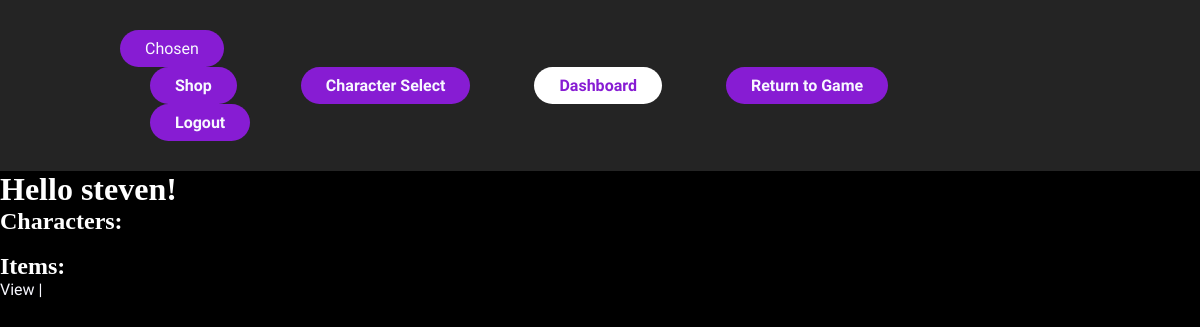
/dashboard (signed in), run on an earlier commit of the app's database.
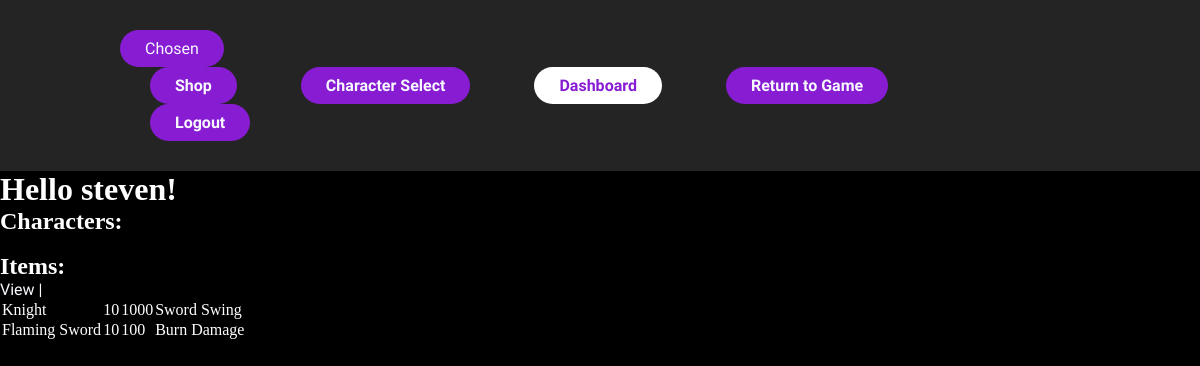
And on a later commit of the database.
### main/models.py (models this page shows)
class User(models.Model):
    first_name = models.CharField(max_length=20)
    last_name = models.CharField(max_length=20)
    email = models.EmailField(max_length=20)
    password = models.CharField(max_length=20)
    confirm_password = models.CharField(max_length=20)
    chosen_one = models.BooleanField(default=False)
    created_at = models.DateTimeField(auto_now_add=True)
    updated_at = models.DateTimeField(auto_now=True)
    objects = UserManager()

class Character(models.Model):
    name = models.CharField(max_length=20)
    attack = models.IntegerField()
    health = models.IntegerField()
    ability = models.CharField(max_length=20)
    user = models.OneToOneField(User, related_name="characters", on_delete=models.CASCADE)
    created_at = models.DateTimeField(auto_now_add=True)
    updated_at = models.DateTimeField(auto_now=True)

class Item(models.Model):
    item_name = models.CharField(max_length=20)
    attack = models.IntegerField()
    health = models.IntegerField()
    special_ability = models.CharField(max_length=255)
    character = models.ForeignKey(Character, related_name="item", on_delete = models.CASCADE)
    created_at = models.DateTimeField(auto_now_add=True)
    updated_at = models.DateTimeField(auto_now=True)

### main/views.py (the view)
# urls.py: path('dashboard', views.dashboard),
def dashboard(request):
    if 'user_id' not in request.session:
        return redirect('/')
    context = {
        "user": User.objects.get(id=request.session['user_id']),
        "all_characters": Character.objects.all(),
        "all_items": Item.objects.all(),
    }
    return render(request, 'dashboard.html', context)

### main/templates/dashboard.html (shortened to what this page needs)
<!DOCTYPE html>
<html lang="en">
<head>
    {% load static %}
    <link type="text/css" rel="stylesheet" href="{% static 'css/stats.css' %}">
</head>
<body style="background-color:black">
    <header>
        <nav>
            <button><a href="/chosen">Chosen</a></button>
            <ul class="nav_links">
                <li>
                    <a class="cta" href="/shop"><button>Shop</button></a>
                </li>
                <li>
                    <a class="cta" href="/character"><button>Character Select</button></a>
                </li>
                <li>
                    <a class="cta" href="/dashboard"><button class="select">Dashboard</button></a>
                </li>
                <li>
                    <a class="cta" href="/game"><button>Return to Game</button></a>
                </li>
                <li>
                    <a class="cta" href="/logout"><button>Logout</button></a>
                </li>
            </ul>
        </nav>
    </header>
    <h1>Hello {{user.first_name}}!</h1>
    <table>
        <tr>
            <h2>Characters:</h2>
            {% for character in all_characters %}
                <td>{{character.name}}</td>
                <td>{{character.attack}}</td>
                <td>{{character.health}}</td>
                <td>{{character.ability}}</td>
            {% endfor %}
        </tr><br>
        <tr>
            <h2>Items:</h2>
            {% for item in all_items %}
                <td>{{item.item_name}}</td>
                <td>{{item.attack}}</td>
                <td>{{item.health}}</td>
                <td>{{item.special_ability}}</td>
            {% endfor %}
        </tr>
        <a href="/character/{{character.id}}">View |</a>
</table>
</body>
</html>

### main/static/css/stats.css (style rules this page uses)
* { box-sizing: border-box; margin: 0; padding: 0; }
li, a, button { font-family: 'Raleway', sans-serif; font-weight: 500; font-size: 16px; color: ghostwhite; text-decoration: none; }
header { background-color: #242424; display: flex; justify-content: space-evenly; align-items: center; padding: 30px 10%; }
body { color: white; }
.nav_links { list-style: none; }
.nav_links li { text-align: center; display: inline-block; padding: 0px 30px; }
.nav_links li a { transition: all 0.3s ease 0s; }
button { padding: 9px 25px; background-color: rgb(135, 28, 211, 1); font-weight: 600; border: none; border-radius: 50px; cursor: pointer; transition: all 0.3s ease 0s; }
.select { background-color: white; color: rgb(135, 28, 211, 1); transition: all 0.3s ease 0s; }

What changed in the data, as far as the page shows it:
added Character: name "Knight", attack "10", health "1000", ability "Sword Swing"
added Item: item_name "Flaming Sword", attack "10", health "100", special_ability "Burn Damage"
